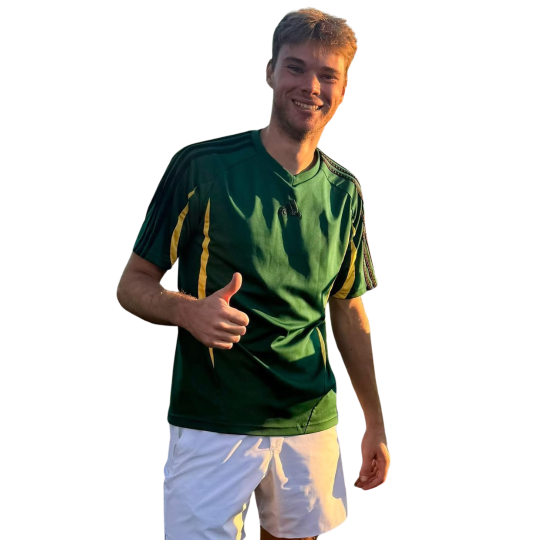
#> input picture tennis ball pics/kevin.png, 1080 x 1080 px (shown at 1/2 size); its folder holds 7 pictures in this run
$ python prep_assets.py
#> lines starting #> are read from the running program, lines starting #| are printed output that depends on the picture
#> further down, kev is the input picture: PIL image 1080x1080 RGB; mean R, G, B 202.7, 203.3, 199.3
"""Build the image assets used by make_cover.py.

  python3 prep_assets.py

Reads the photos in "../tennis ball pics" and writes into assets/:
  kevin_cut.png  Kevin with his white studio background flood-filled away
  kevin_top.png  the head-to-thumbs-up crop actually used on the cover
  bg.jpg         the match court photo, cropped 16:9, blurred and darkened
  scott.jpg      Scott's photo, cropped and graded to match Kevin

Requires: pillow
"""
from collections import deque
from pathlib import Path

from PIL import Image, ImageEnhance, ImageFilter, ImageOps

HERE = Path(__file__).parent
SRC = HERE.parent / "tennis ball pics"
OUT = HERE / "assets"
OUT.mkdir(exist_ok=True)

WHITE = 238  # anything this bright on a border-connected run is backdrop


def cut_white_background(img):
    """Alpha mask from the white studio backdrop, flood-filled in from the
    borders so Kevin's white shorts survive."""
    w, h = img.size
#> w = 1080; h = 1080
    px = img.load()
    alpha = Image.new("L", (w, h), 255)
#> alpha: PIL image 1080x1080 L; every value is 255
    ap = alpha.load()

    def is_bg(p):
        return p[0] >= WHITE and p[1] >= WHITE and p[2] >= WHITE

    seen = bytearray(w * h)
    dq = deque()
    for x in range(w):
        for y in (0, h - 1):
            if not seen[y * w + x] and is_bg(px[x, y]):
                seen[y * w + x] = 1
                dq.append((x, y))
    for y in range(h):
        for x in (0, w - 1):
            if not seen[y * w + x] and is_bg(px[x, y]):
                seen[y * w + x] = 1
                dq.append((x, y))
    while dq:
        x, y = dq.popleft()
        ap[x, y] = 0
        for dx, dy in ((1, 0), (-1, 0), (0, 1), (0, -1)):
            nx, ny = x + dx, y + dy
            if 0 <= nx < w and 0 <= ny < h and not seen[ny * w + nx] and is_bg(px[nx, ny]):
                seen[ny * w + nx] = 1
                dq.append((nx, ny))
    # erode a pixel then feather, so no white fringe survives the composite
    return alpha.filter(ImageFilter.MinFilter(3)).filter(ImageFilter.GaussianBlur(0.8))
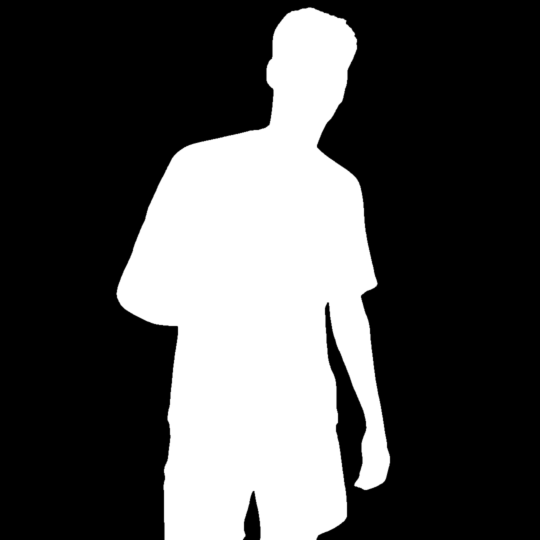
#> returned value: PIL image 1080x1080 L (shown at 1/2 size); min 0, max 255, mean 77.8


# ---- Kevin ----------------------------------------------------------------
kev = Image.open(SRC / "kevin.png").convert("RGB")
alpha = cut_white_background(kev)
kev = kev.convert("RGBA")
#> kev: PIL image 1080x1080 RGBA
kev.putalpha(alpha)
kev = kev.crop(alpha.getbbox())
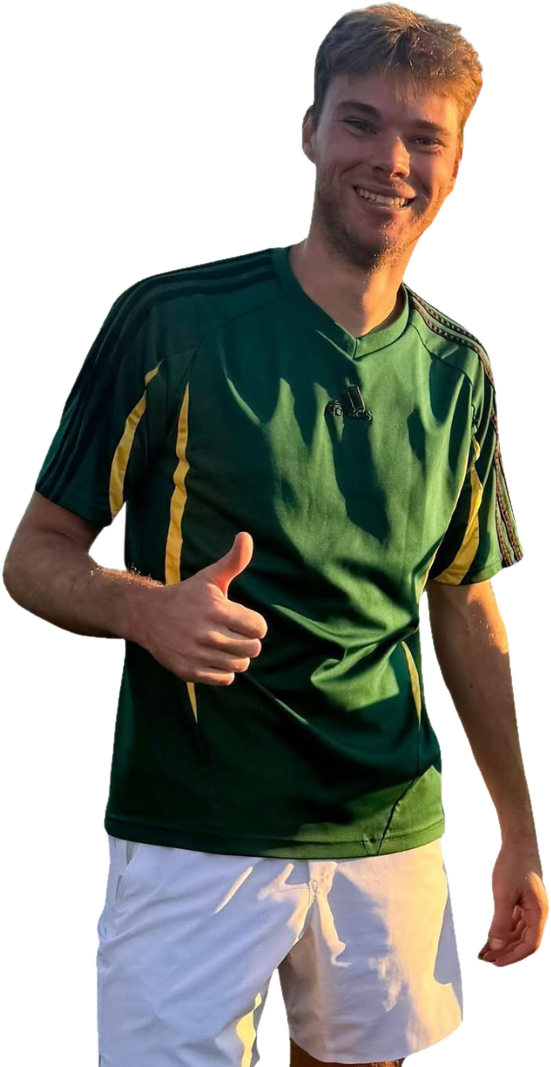
#> kev: PIL image 551x1067 RGBA; mean R, G, B, A 151.3, 152.4, 144.5, 154.4; transparent parts drawn white
kev.save(OUT / "kevin_cut.png")
# head through the thumbs-up: keeps his face as big as Scott's
kev.crop((0, 0, kev.width, 740)).save(OUT / "kevin_top.png")
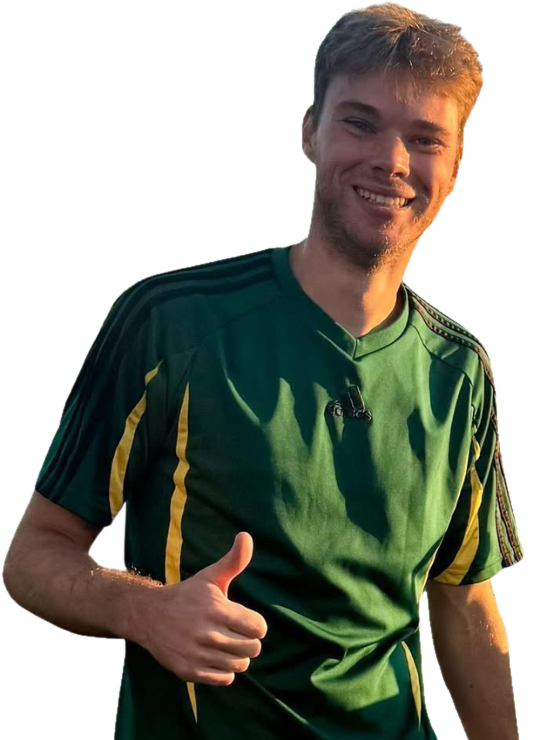
#> saved as kevin_top.png: PIL image 551x740 RGBA; mean R, G, B, A 146.4, 148.3, 136.9, 147.2; transparent parts drawn white

# ---- background: their actual court --------------------------------------
bg = Image.open(SRC / "IMG_8524.jpg").convert("RGB")
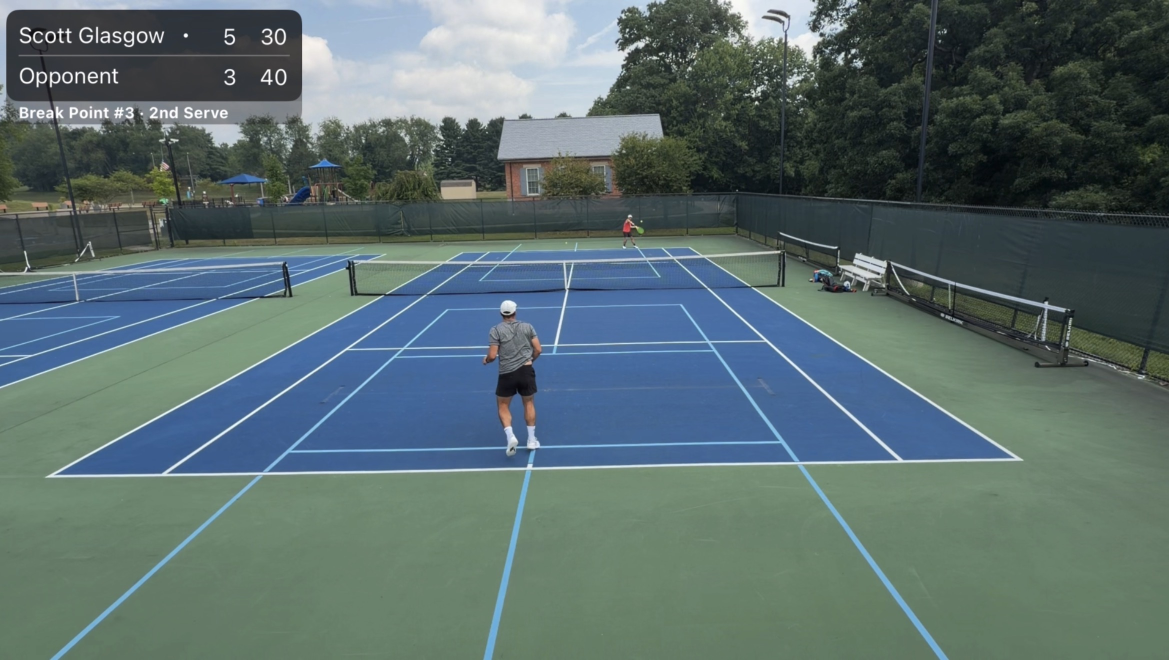
#> input picture tennis ball pics/IMG_8524.jpg, 2338 x 1320 px (shown at 1/2 size)
#> bg is the input picture: PIL image 2338x1320 RGB; mean R, G, B 90.6, 109.1, 109.3
bg = ImageOps.fit(bg, (1280, 720), method=Image.LANCZOS, centering=(0.5, 0.42))
#> bg: PIL image 1280x720 RGB
bg = bg.filter(ImageFilter.GaussianBlur(7))
bg = ImageEnhance.Color(bg).enhance(1.25)
bg = ImageEnhance.Brightness(bg).enhance(0.55)
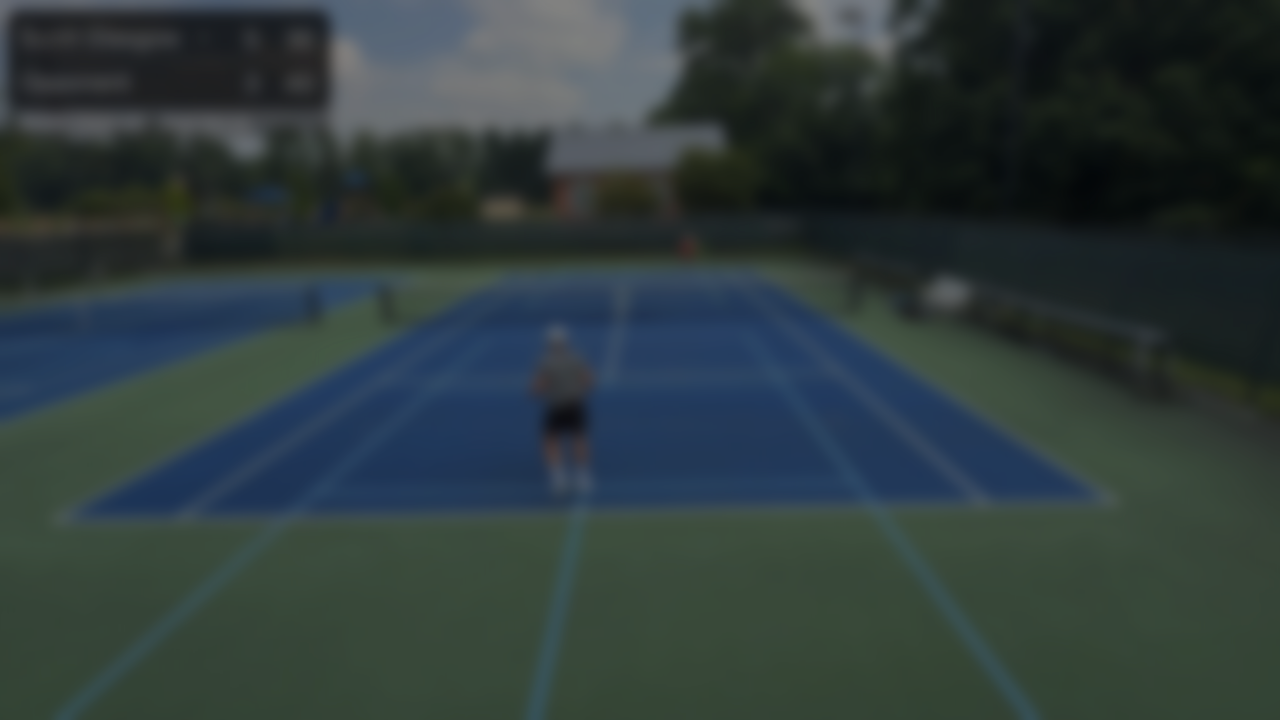
#> bg: PIL image 1280x720 RGB; mean R, G, B 47.2, 60.1, 60.2
bg.save(OUT / "bg.jpg", quality=95)

# ---- Scott ---------------------------------------------------------------
scott = Image.open(SRC / "me.jpg").convert("RGB").crop((60, 0, 1080, 1040))
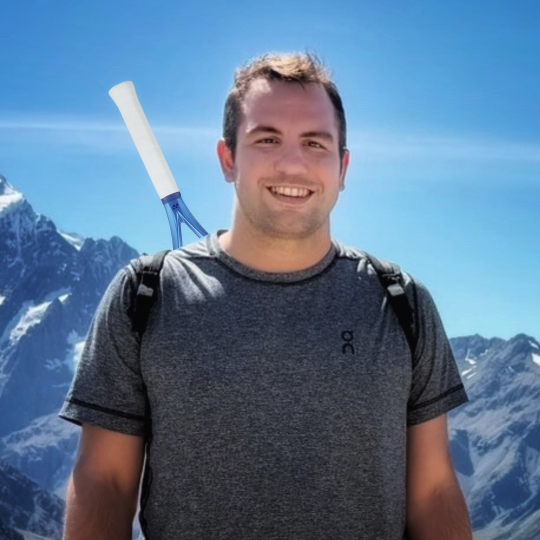
#> input picture tennis ball pics/me.jpg, 1080 x 1080 px (shown at 1/2 size)
scott = ImageEnhance.Color(scott).enhance(1.15)
scott = ImageEnhance.Contrast(scott).enhance(1.12)
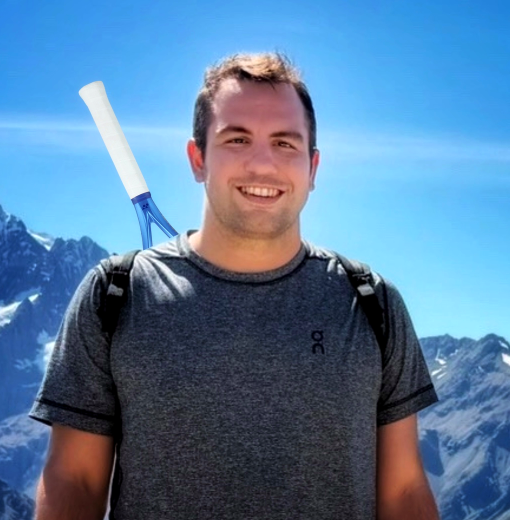
#> scott: PIL image 1020x1040 RGB (shown at 1/2 size); mean R, G, B 87.7, 123.2, 157.5
scott = ImageEnhance.Brightness(scott).enhance(1.06)
scott = scott.filter(ImageFilter.UnsharpMask(radius=2.4, percent=95, threshold=3))
scott.save(OUT / "scott.jpg", quality=95)

print("wrote", ", ".join(sorted(p.name for p in OUT.iterdir())))
